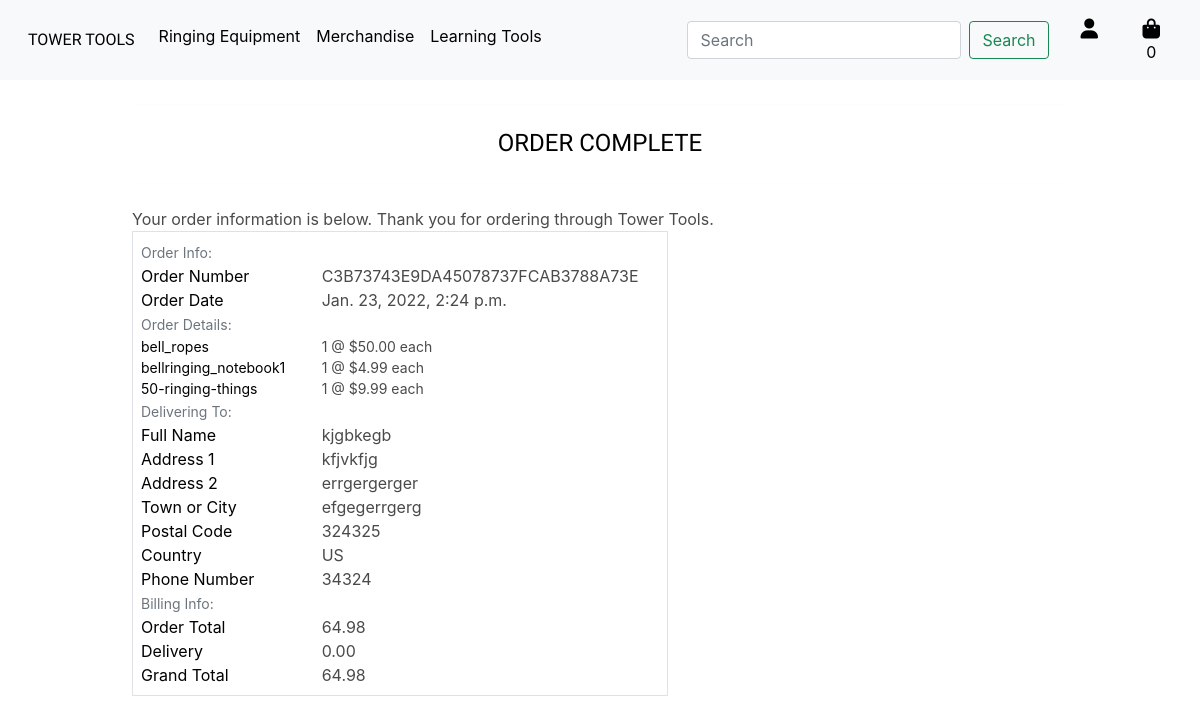
/profile/order_history/C3B73743E9DA45078737FCAB3788A73E, run on the app's committed database.
### checkout/models.py (models this page shows, shortened)
class Order(models.Model):
    order_number = models.CharField(max_length=32, null=False, editable=False)
    user_profile = models.ForeignKey(UserProfile, on_delete=models.SET_NULL,
                                     null=True, blank=True, related_name='orders')
    full_name = models.CharField(max_length=50, null=False, blank=False)
    email = models.EmailField(max_length=250, null=False, blank=False)
    phone_number = models.CharField(max_length=20, null=False, blank=False)
    country = models.CharField(max_length=32, null=False, blank=False)
    postcode = models.CharField(max_length=20, null=True, blank=True)
    town_or_city = models.CharField(max_length=40, null=False, blank=False)
    street_address1 = models.CharField(max_length=80, null=False, blank=False)
    street_address2 = models.CharField(max_length=80, null=True, blank=True)
    date = models.DateTimeField(auto_now_add=True)
    delivery_cost = models.DecimalField(max_digits=6, decimal_places=2, null=False, default=0)
    order_total = models.DecimalField(max_digits=10, decimal_places=2, null=False, default=0)
    grand_total = models.DecimalField(max_digits=10, decimal_places=2, null=False, default=0)

class OrderLineItem(models.Model):
    order = models.ForeignKey(Order, null=False, blank=False, on_delete=models.CASCADE, related_name='lineitems')
    product = models.ForeignKey(Product, null=False, blank=False, on_delete=models.CASCADE)
    quantity = models.IntegerField(null=False, blank=False, default=0)
    lineitem_total = models.DecimalField(max_digits=6, decimal_places=2, null=False, blank=False, editable=False)

### products/models.py (models this page shows, shortened)
class Product(models.Model):
    category = models.ForeignKey('Category', null=True, blank=True, on_delete=models.SET_NULL)
    sku = models.CharField(max_length=254, null=True, blank=True)
    name = models.CharField(max_length=254)
    friendly_name = models.CharField(max_length=254, null=True, blank=True)
    description = models.TextField()
    rope_size_option = models.BooleanField(default=False, null=True, blank=True)
    price = models.DecimalField(max_digits=6, decimal_places=2)
    rating = models.DecimalField(max_digits=6, decimal_places=2, null=True, blank=True)
    image_url = models.URLField(max_length=1024, null=True, blank=True)
    image = models.ImageField(null=True, blank=True)

### profiles/views.py (the view)
# urls.py: path('order_history/<order_number>', views.order_history, name='order_history'),
def order_history(request, order_number):
    order = get_object_or_404(Order, order_number=order_number)
    template = 'checkout/checkout_success.html'
    context = {
        'order': order,
        'from_profile': True
    }
    return render(request, template, context)

### bag/contexts.py (called while the page is built, shortened)
def bag_contents(request):
    bag_items = []
    free_delivery_threshold = 50
    standard_delivery_percentage = 0.1
    total = 0
    product_count = 0
    bag = request.session.get('bag', {})
    if total < free_delivery_threshold:
        delivery = total * Decimal(standard_delivery_percentage)
        remaining_to_free_del = free_delivery_threshold - total
    else:
        delivery = 0
        remaining_to_free_del = 0
    grand_total = delivery + total
    context = {
        'bag_items': bag_items,
        'total': total,
        'product_count': product_count,
        'delivery': delivery,
        'remaining_to_free_del': remaining_to_free_del,
        'grand_total': grand_total,
    }
    return context

### checkout/templates/checkout/checkout_success.html
{% extends "base.html" %}
{% load static %}
{% block extra_css %}
    <link rel="stylesheet" href="{% static 'checkout/css/checkout.css' %}">
{% endblock %}
{% block content %}
<div class="container">
    <div class="row">
        <div class="col-12">
            <hr>
            <h2 class="logo-font title-size mb-4">Order Complete</h2>
            <hr>
            <p>Your order information is below.  Thank you for ordering through Tower Tools.</p>
        </div>
    </div>
    <div class="row">
        <div class="col-12">
            <div class="row">
                <div class="col-12 col-lg-7">
                    <div class="order-confirmation-wrapper p-2 border">
                        <div class="row">
                            <div class="col">
                                <small class="text-muted">Order Info:</small>
                            </div>
                        </div>
                        <div class="row">
                            <div class="col-12 col-md-4">
                                <p class="mb-0 text-black font-weight-bold">Order Number</p>
                            </div>
                            <div class="col-12 col-md-8 text-md-right">
                                <p class="mb-0">{{ order.order_number }}</p>
                            </div>
                        </div>
                        <div class="row">
                            <div class="col-12 col-md-4">
                                <p class="mb-0 text-black font-weight-bold">Order Date</p>
                            </div>
                            <div class="col-12 col-md-8 text-md-right">
                                <p class="mb-0">{{ order.date }}</p>
                            </div>
                        </div>
                        <div class="row">
                            <div class="col">
                                <small class="text-muted">Order Details:</small>
                            </div>
                        </div>
                        {% for item in order.lineitems.all %}
                        <div class="row">
                            <div class="col-12 col-md-4">
                                <p class="small mb-0 text-black font-weight-bold">
                                    {{ item.product.name }}{% if item.product_size %} - Size {{ item.product.size|upper }}{% endif %}
                                </p>
                            </div>
                            <div class="col-12 col-md-8 text-md-right">
                                <p class="small mb-0">{{ item.quantity }} @ ${{ item.product.price }} each</p>
                            </div>
                        </div>
                        {% endfor %}
                        <div class="row">
                            <div class="col">
                                <small class="text-muted">Delivering To:</small>
                            </div>
                        </div>
                        <div class="row">
                            <div class="col-12 col-md-4">
                                <p class="mb-0 text-black font-weight-bold">Full Name</p>
                            </div>
                            <div class="col-12 col-md-8 text-md-right">
                                <p class="mb-0">{{ order.full_name }}</p>
                            </div>
                        </div>
                        <div class="row">
                            <div class="col-12 col-md-4">
                                <p class="mb-0 text-black font-weight-bold">Address 1</p>
                            </div>
                            <div class="col-12 col-md-8 text-md-right">
                                <p class="mb-0">{{ order.street_address1 }}</p>
                            </div>
                        </div>
                        {% if order.street_address2 %}
                        <div class="row">
                            <div class="col-12 col-md-4">
                                <p class="mb-0 text-black font-weight-bold">Address 2</p>
                            </div>
                            <div class="col-12 col-md-8 text-md-right">
                                <p class="mb-0">{{ order.street_address2 }}</p>
                            </div>
                        </div>
                        {% endif %}
                        <div class="row">
                            <div class="col-12 col-md-4">
                                <p class="mb-0 text-black font-weight-bold">Town or City</p>
                            </div>
                            <div class="col-12 col-md-8 text-md-right">
                                <p class="mb-0">{{ order.town_or_city }}</p>
                            </div>
                        </div>
                        {% if order.postcode %}
                        <div class="row">
                            <div class="col-12 col-md-4">
                                <p class="mb-0 text-black font-weight-bold">Postal Code</p>
                            </div>
                            <div class="col-12 col-md-8 text-md-right">
                                <p class="mb-0">{{ order.postcode }}</p>
                            </div>
                        </div>
                        {% endif %}
                        <div class="row">
                            <div class="col-12 col-md-4">
                                <p class="mb-0 text-black font-weight-bold">Country</p>
                            </div>
                            <div class="col-12 col-md-8 text-md-right">
                                <p class="mb-0">{{ order.country }}</p>
                            </div>
                        </div>
                        <div class="row">
                            <div class="col-12 col-md-4">
                                <p class="mb-0 text-black font-weight-bold">Phone Number</p>
                            </div>
                            <div class="col-12 col-md-8 text-md-right">
                                <p class="mb-0">{{ order.phone_number }}</p>
                            </div>
                        </div>
                        <div class="row">
                            <div class="col">
                                <small class="text-muted">Billing Info:</small>
                            </div>
                        </div>
                        <div class="row">
                            <div class="col-12 col-md-4">
                                <p class="mb-0 text-black font-weight-bold">Order Total</p>
                            </div>
                            <div class="col-12 col-md-8 text-md-right">
                                <p class="mb-0">{{ order.order_total }}</p>
                            </div>
                        </div>
                        <div class="row">
                            <div class="col-12 col-md-4">
                                <p class="mb-0 text-black font-weight-bold">Delivery</p>
                            </div>
                            <div class="col-12 col-md-8 text-md-right">
                                <p class="mb-0">{{ order.delivery_cost }}</p>
                            </div>
                        </div>
                        <div class="row">
                            <div class="col-12 col-md-4">
                                <p class="mb-0 text-black font-weight-bold">Grand Total</p>
                            </div>
                            <div class="col-12 col-md-8 text-md-right">
                                <p class="mb-0">{{ order.grand_total }}</p>
                            </div>
                        </div>
                    </div>
                </div>
            </div>
        </div>
    </div>
</div>
{% endblock %}

### static/css/base.css (style rules this page uses)
html { height: 100%; }
.logo-font { text-transform: uppercase; color: black; font-family: 'Stardos Stencil', cursive; }
.title-size { text-align: center; font-size: x-large; }

### data on the page
Order: order_number "C3B73743E9DA45078737FCAB3788A73E", date "Jan. 23, 2022, 2:24 p.m.", full_name "kjgbkegb", street_address1 "kfjvkfjg", street_address2 "errgergerger", town_or_city "efgegerrgerg", postcode "324325", country "US", phone_number "34324", order_total "64.98", delivery_cost "0.00", grand_total "64.98"
OrderLineItem: product.name "bell_ropes", quantity "1", product.price "50.00"
OrderLineItem: product.name "bellringing_notebook1", quantity "1", product.price "4.99"
OrderLineItem: product.name "50-ringing-things", quantity "1", product.price "9.99"
